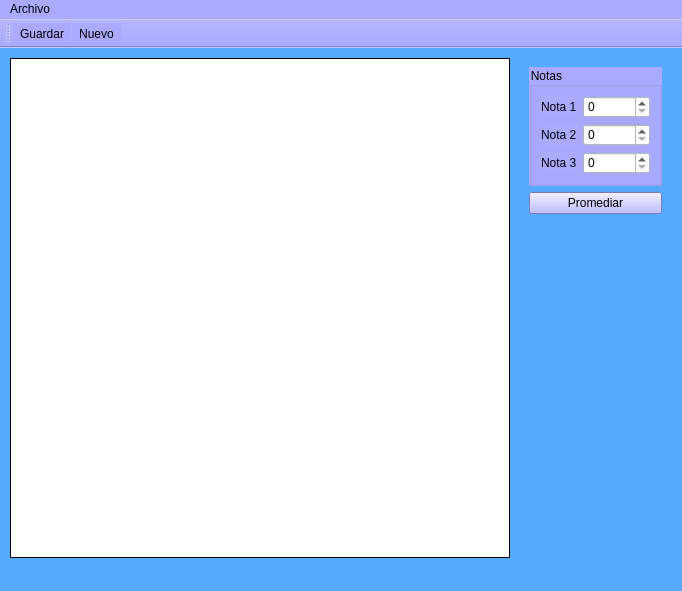
<?xml version="1.0" encoding="UTF-8"?>
<ui version="4.0">
 <class>Principal</class>
 <widget class="QMainWindow" name="Principal">
  <property name="geometry">
   <rect>
    <x>0</x>
    <y>0</y>
    <width>682</width>
    <height>591</height>
   </rect>
  </property>
  <property name="windowTitle">
   <string>Principal</string>
  </property>
  <property name="windowIcon">
   <iconset resource="Resources.qrc">
    <normaloff>:/img/grafico-de-barras.png</normaloff>:/img/grafico-de-barras.png</iconset>
  </property>
  <property name="styleSheet">
   <string notr="true">background-color: rgb(85, 170, 255);</string>
  </property>
  <widget class="QWidget" name="centralwidget">
   <widget class="QLabel" name="outCuadro">
    <property name="geometry">
     <rect>
      <x>10</x>
      <y>10</y>
      <width>500</width>
      <height>500</height>
     </rect>
    </property>
    <property name="minimumSize">
     <size>
      <width>500</width>
      <height>500</height>
     </size>
    </property>
    <property name="styleSheet">
     <string notr="true">background-color: rgb(255, 255, 255);</string>
    </property>
    <property name="frameShape">
     <enum>QFrame::Box</enum>
    </property>
    <property name="text">
     <string/>
    </property>
    <property name="alignment">
     <set>Qt::AlignLeading|Qt::AlignLeft|Qt::AlignTop</set>
    </property>
   </widget>
   <widget class="QWidget" name="verticalLayoutWidget">
    <property name="geometry">
     <rect>
      <x>520</x>
      <y>10</y>
      <width>151</width>
      <height>501</height>
     </rect>
    </property>
    <layout class="QVBoxLayout" name="verticalLayout_2">
     <item>
      <widget class="QWidget" name="widget" native="true">
       <layout class="QVBoxLayout" name="verticalLayout">
        <item>
         <widget class="QGroupBox" name="groupBox">
          <property name="styleSheet">
           <string notr="true">background-color: rgb(170, 170, 255);
font: 700 italic 9pt &quot;Segoe UI&quot;;</string>
          </property>
          <property name="title">
           <string>Notas</string>
          </property>
          <layout class="QFormLayout" name="formLayout">
           <item row="0" column="0">
            <widget class="QLabel" name="label">
             <property name="styleSheet">
              <string notr="true">font: 700 9pt &quot;Segoe UI&quot;;</string>
             </property>
             <property name="text">
              <string>Nota 1</string>
             </property>
            </widget>
           </item>
           <item row="0" column="1">
            <widget class="QSpinBox" name="spinBox">
             <property name="styleSheet">
              <string notr="true">background-color: rgb(255, 255, 255);</string>
             </property>
             <property name="maximum">
              <number>400</number>
             </property>
            </widget>
           </item>
           <item row="1" column="0">
            <widget class="QLabel" name="label_2">
             <property name="styleSheet">
              <string notr="true">font: 700 9pt &quot;Segoe UI&quot;;</string>
             </property>
             <property name="text">
              <string>Nota 2</string>
             </property>
            </widget>
           </item>
           <item row="1" column="1">
            <widget class="QSpinBox" name="spinBox_2">
             <property name="styleSheet">
              <string notr="true">background-color: rgb(255, 255, 255);</string>
             </property>
             <property name="maximum">
              <number>400</number>
             </property>
            </widget>
           </item>
           <item row="2" column="0">
            <widget class="QLabel" name="label_3">
             <property name="styleSheet">
              <string notr="true">font: 700 9pt &quot;Segoe UI&quot;;</string>
             </property>
             <property name="text">
              <string>Nota 3</string>
             </property>
            </widget>
           </item>
           <item row="2" column="1">
            <widget class="QSpinBox" name="spinBox_3">
             <property name="styleSheet">
              <string notr="true">background-color: rgb(255, 255, 255);</string>
             </property>
             <property name="maximum">
              <number>400</number>
             </property>
            </widget>
           </item>
          </layout>
         </widget>
        </item>
        <item>
         <widget class="QPushButton" name="pushButton">
          <property name="styleSheet">
           <string notr="true">background-color: rgb(170, 170, 255);
font: 700 9pt &quot;Segoe UI&quot;;</string>
          </property>
          <property name="text">
           <string>Promediar</string>
          </property>
         </widget>
        </item>
        <item>
         <spacer name="verticalSpacer">
          <property name="orientation">
           <enum>Qt::Vertical</enum>
          </property>
          <property name="sizeHint" stdset="0">
           <size>
            <width>20</width>
            <height>40</height>
           </size>
          </property>
         </spacer>
        </item>
       </layout>
      </widget>
     </item>
    </layout>
   </widget>
  </widget>
  <widget class="QMenuBar" name="menubar">
   <property name="geometry">
    <rect>
     <x>0</x>
     <y>0</y>
     <width>682</width>
     <height>22</height>
    </rect>
   </property>
   <property name="styleSheet">
    <string notr="true">background-color: rgb(170, 170, 255);</string>
   </property>
   <widget class="QMenu" name="menuArchivo">
    <property name="title">
     <string>Archivo</string>
    </property>
    <addaction name="actionNuevo"/>
    <addaction name="actionGuardar"/>
    <addaction name="actionSalir"/>
   </widget>
   <addaction name="menuArchivo"/>
  </widget>
  <widget class="QStatusBar" name="statusbar"/>
  <widget class="QToolBar" name="toolBar">
   <property name="windowTitle">
    <string>toolBar</string>
   </property>
   <property name="styleSheet">
    <string notr="true">background-color: rgb(170, 170, 255);</string>
   </property>
   <attribute name="toolBarArea">
    <enum>TopToolBarArea</enum>
   </attribute>
   <attribute name="toolBarBreak">
    <bool>false</bool>
   </attribute>
   <addaction name="actionGuardar"/>
   <addaction name="actionNuevo"/>
  </widget>
  <action name="actionGuardar">
   <property name="icon">
    <iconset resource="Resources.qrc">
     <normaloff>:/img/guardar-el-archivo.png</normaloff>:/img/guardar-el-archivo.png</iconset>
   </property>
   <property name="text">
    <string>&amp;Guardar</string>
   </property>
   <property name="shortcut">
    <string>Ctrl+S</string>
   </property>
  </action>
  <action name="actionSalir">
   <property name="icon">
    <iconset resource="Resources.qrc">
     <normaloff>:/img/salida.png</normaloff>:/img/salida.png</iconset>
   </property>
   <property name="text">
    <string>Salir</string>
   </property>
   <property name="shortcut">
    <string>Ctrl+Q</string>
   </property>
  </action>
  <action name="actionNuevo">
   <property name="icon">
    <iconset resource="Resources.qrc">
     <normaloff>:/img/documento.png</normaloff>:/img/documento.png</iconset>
   </property>
   <property name="text">
    <string>&amp;Nuevo</string>
   </property>
   <property name="shortcut">
    <string>Ctrl+N</string>
   </property>
  </action>
 </widget>
 <resources>
  <include location="Resources.qrc"/>
 </resources>
 <connections>
  <connection>
   <sender>actionSalir</sender>
   <signal>triggered()</signal>
   <receiver>Principal</receiver>
   <slot>close()</slot>
   <hints>
    <hint type="sourcelabel">
     <x>-1</x>
     <y>-1</y>
    </hint>
    <hint type="destinationlabel">
     <x>340</x>
     <y>295</y>
    </hint>
   </hints>
  </connection>
 </connections>
</ui>
